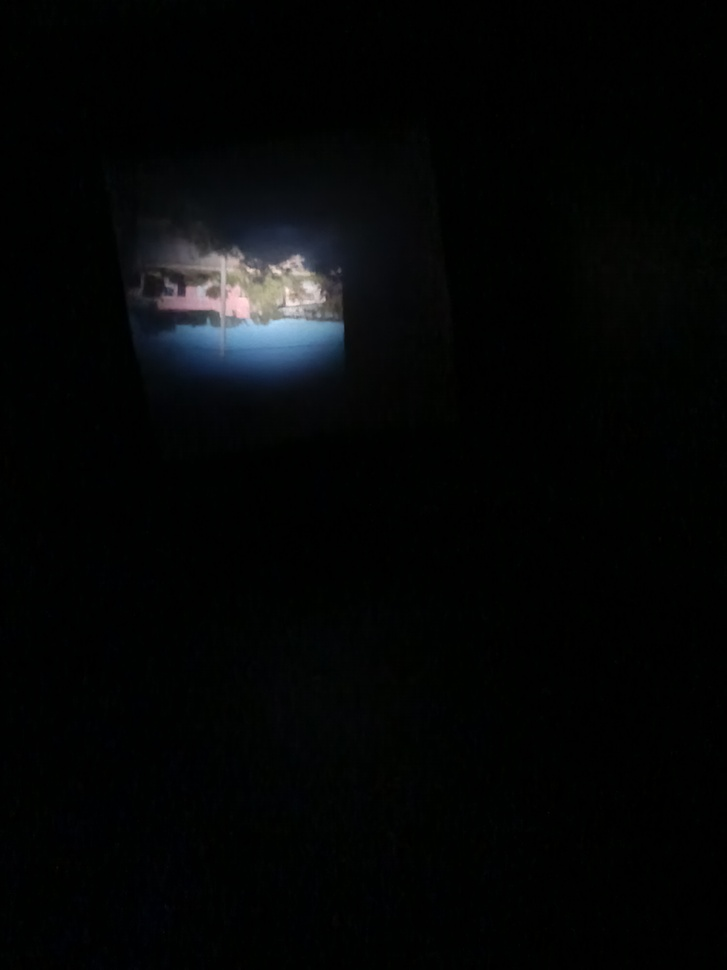
#> input picture 006/003 - LAB/imagenes/originales/camara_oscura.jpg, 727 x 970 px, shrunk from 3000 x 4000 before the run; its folder holds 5 pictures in this run
$ jupyter execute camaraOscura.ipynb   (shell and % lines are left out)
#> lines starting #> are read from the running program, lines starting #| are printed output that depends on the picture; after the words box and inside, x2 and y2 are one past the last pixel; in counts of white or black regions, pixels touching at a corner belong together
# TP006 — Fotografía Digital
## Parte 1: Cámara Oscura Estenopeica
### Procesamiento: Rotación → Recorte automático → Ecualización HSV

**Alumno:** Farfán Eduardo
**Materia:** Procesamiento Digital de Imágenes
**Fecha:** 13 Mayo 2026

---
##  Importaciones y configuración

[cell 1]
import cv2
import numpy as np
import matplotlib.pyplot as plt
from pathlib import Path
from ipywidgets import interact, IntSlider

# ── Rutas ──────────────────────────────────────────────────────────────────
carpeta_originales = Path("imagenes/originales")
carpeta_procesadas = Path("imagenes/procesadas")
carpeta_procesadas.mkdir(parents=True, exist_ok=True)

# ── Nombre de tu imagen de cámara oscura ───────────────────────────────────
NOMBRE_IMAGEN = "camara_oscura.jpg"   # ← cambiá este nombre por el tuyo

print("Carpeta originales:", carpeta_originales.resolve())
print("Carpeta procesadas:", carpeta_procesadas.resolve())

---
## 1. Funciones auxiliares

[cell 2]
def cargar_rgb(ruta):
    """Lee una imagen y la devuelve en RGB."""
    img_bgr = cv2.imread(str(ruta), cv2.IMREAD_COLOR)
#> img_bgr is the input picture: shape (970, 727, 3); mean B, G, R 6.6, 6.3, 5
    if img_bgr is None:
        raise FileNotFoundError(f"No se pudo leer: {ruta}")
    return cv2.cvtColor(img_bgr, cv2.COLOR_BGR2RGB)


def guardar_rgb(ruta, img_rgb):
    """Guarda una imagen RGB en disco."""
    cv2.imwrite(str(ruta), cv2.cvtColor(img_rgb, cv2.COLOR_RGB2BGR))


def mostrar_imagen(img, titulo=""):
    """Muestra una imagen con título."""
    plt.figure(figsize=(7, 6), constrained_layout=True)
    cmap = "gray" if img.ndim == 2 else None
    plt.imshow(img, cmap=cmap)
    plt.title(titulo, fontweight="bold", loc="left")
    plt.axis("on")
    plt.show()


def mostrar_comparacion(img_izq, img_der, titulo_izq, titulo_der):
    """Comparación lado a lado de dos imágenes."""
    fig, ejes = plt.subplots(1, 2, figsize=(13, 6), constrained_layout=True)
    for ax, img, titulo in zip(ejes, [img_izq, img_der], [titulo_izq, titulo_der]):
        cmap = "gray" if img.ndim == 2 else None
        ax.imshow(img, cmap=cmap)
        ax.set_title(titulo, fontweight="bold", loc="left")
        ax.axis("off")
    plt.show()


def mostrar_histograma(img, titulo="Histograma"):
    """Histograma en escala de grises de una imagen color o gris."""
    gris = img if img.ndim == 2 else cv2.cvtColor(img, cv2.COLOR_RGB2GRAY)
    hist, bordes = np.histogram(gris.flatten(), bins=256, range=[0, 256])
    plt.figure(figsize=(10, 3), constrained_layout=True)
    plt.plot(bordes[:-1], hist, color="steelblue")
    plt.fill_between(bordes[:-1], hist, alpha=0.3, color="steelblue")
    plt.title(titulo, fontweight="bold", loc="left")
    plt.xlabel("Intensidad")
    plt.ylabel("Píxeles")
    plt.xlim(0, 255)
    plt.grid(alpha=0.3)
    plt.show()


def mostrar_histogramas_comparados(img_antes, img_despues,
                                    titulo_antes="Antes",
                                    titulo_despues="Después"):
    """Muestra dos histogramas uno al lado del otro para comparar."""
    fig, ejes = plt.subplots(1, 2, figsize=(13, 3), constrained_layout=True)
    for ax, img, titulo in zip(ejes,
                                [img_antes, img_despues],
                                [titulo_antes, titulo_despues]):
        gris = img if img.ndim == 2 else cv2.cvtColor(img, cv2.COLOR_RGB2GRAY)
        hist, bordes = np.histogram(gris.flatten(), bins=256, range=[0, 256])
        ax.plot(bordes[:-1], hist, color="steelblue")
        ax.fill_between(bordes[:-1], hist, alpha=0.3, color="steelblue")
        ax.set_title(titulo, fontweight="bold", loc="left")
        ax.set_xlabel("Intensidad")
        ax.set_ylabel("Píxeles")
        ax.set_xlim(0, 255)
        ax.grid(alpha=0.3)
    plt.show()


print("✓ Funciones auxiliares cargadas.")

---
## 2. Carga y diagnóstico inicial

[cell 3]
ruta = carpeta_originales / NOMBRE_IMAGEN
img_original = cargar_rgb(ruta)

h, w, c = img_original.shape
#> h = 970; w = 727; c = 3
print(f"Tamaño original: {w} x {h} x {c}  (ancho × alto × canales)")
#| Tamaño original: 727 x 970 x 3  (ancho × alto × canales)

mostrar_imagen(img_original, "Original — cámara oscura estenopeica")
mostrar_histograma(img_original, "Histograma original (canal gris)")
#> in mostrar_histograma, `hist, bordes = np.histogram(gris.flatten(), bins=256, range=[0, 256])`: hist = 256 values, max 393733 at index 1, min 0 at index 242, mean 2754.6; bordes = 257 values from 0 to 256

[cell 4]
# ── Diagnóstico e hipótesis ────────────────────────────────────────────────
diagnostico = (
    "La imagen está invertida a 180°. "
    "Presenta gran tamaño de  bordes oscuros producto del encuadre del dispositivo. "
    "El histograma muestra la mayoría de píxeles colapsados hacia intensidades bajas: "
    "bajo contraste global y ruido por escasez de luz en la captura."
)

hipotesis = (
    "Pipeline propuesto: "
    "1) Rotar 180° para corregir inversión. "
    "2) Recorte automático (umbralización + contorno mayor) para eliminar bordes negros. "
    "3) Suavizado bilateral (widget) para reducir ruido preservando bordes. "
    "4) Ecualización HSV sobre canal V para mejorar contraste sin alterar matiz ni saturación."
)

print("DIAGNÓSTICO:\n", diagnostico)
print("\nHIPÓTESIS:\n", hipotesis)

---
## 3. Paso 1 — Rotación 180°

La cámara oscura proyecta la imagen invertida debido a la propagación rectilínea de la luz a través del orificio estenopeico.

[cell 5]
img_rotada = cv2.rotate(img_original, cv2.ROTATE_180)
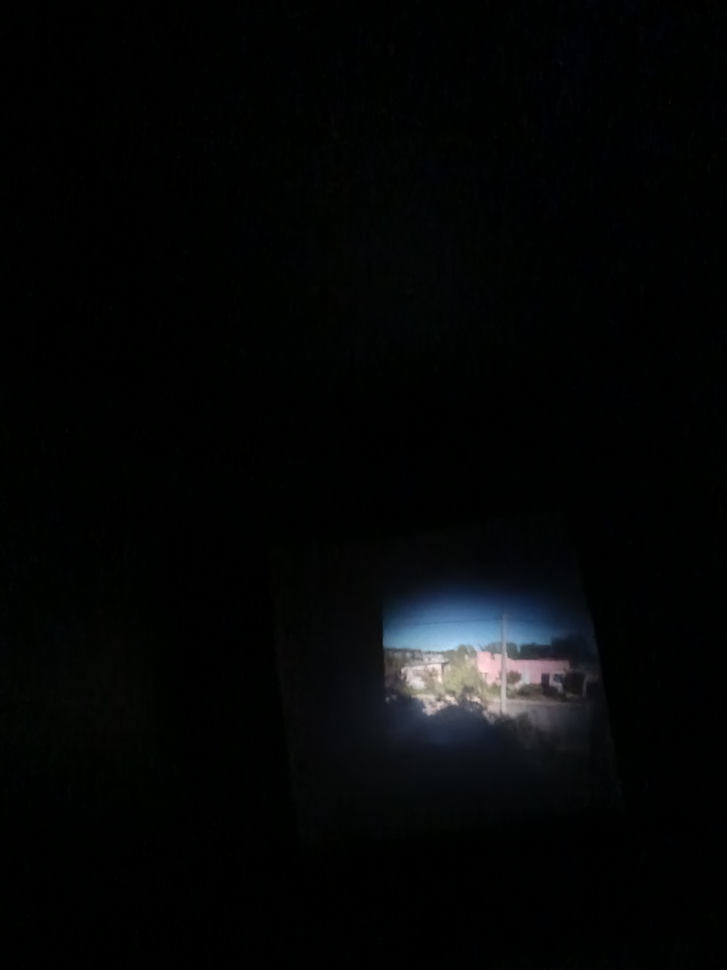
#> img_rotada: shape (970, 727, 3); mean R, G, B 5, 6.3, 6.6

mostrar_comparacion(
    img_original, img_rotada,
    "Original (invertida)", "Paso 1 — Rotación 180°"
)
#> the loop in mostrar_comparacion, `for ax, img, titulo in zip(ejes, [img_izq, img_der], [titulo_izq, titu..` made 2 passes
#> titulo on passes 1 to 2: 'Original (invertida)', 'Paso 1 — Rotación 180°'
print("Rotación aplicada correctamente.")

---
## 4. Paso 2 — Recorte automático de la región de interés (ROI)

Se binariza la imagen rotada con un umbral bajo para detectar la región iluminada,
se busca el contorno de mayor área y se extrae su bounding box con un margen de seguridad.

[cell 6]
def recorte_automatico(img_rgb, umbral_binario=30, margen=20):
    """
    Recorta la región útil de la imagen usando umbralización + contorno mayor.

    Parámetros
    ----------
    img_rgb         : imagen en RGB
    umbral_binario  : valor de corte para separar contenido de bordes negros (0–255)
    margen          : píxeles extra alrededor del bounding box detectado

    Retorna
    -------
    img_recortada   : imagen recortada en RGB
    (y1, y2, x1, x2): coordenadas del recorte aplicado
    """
#> called with umbral_binario = 30, margen = 20
    gris = cv2.cvtColor(img_rgb, cv2.COLOR_RGB2GRAY)

    # Binarización: píxeles con intensidad > umbral → región útil (blanco)
    _, mascara = cv2.threshold(gris, umbral_binario, 255, cv2.THRESH_BINARY)
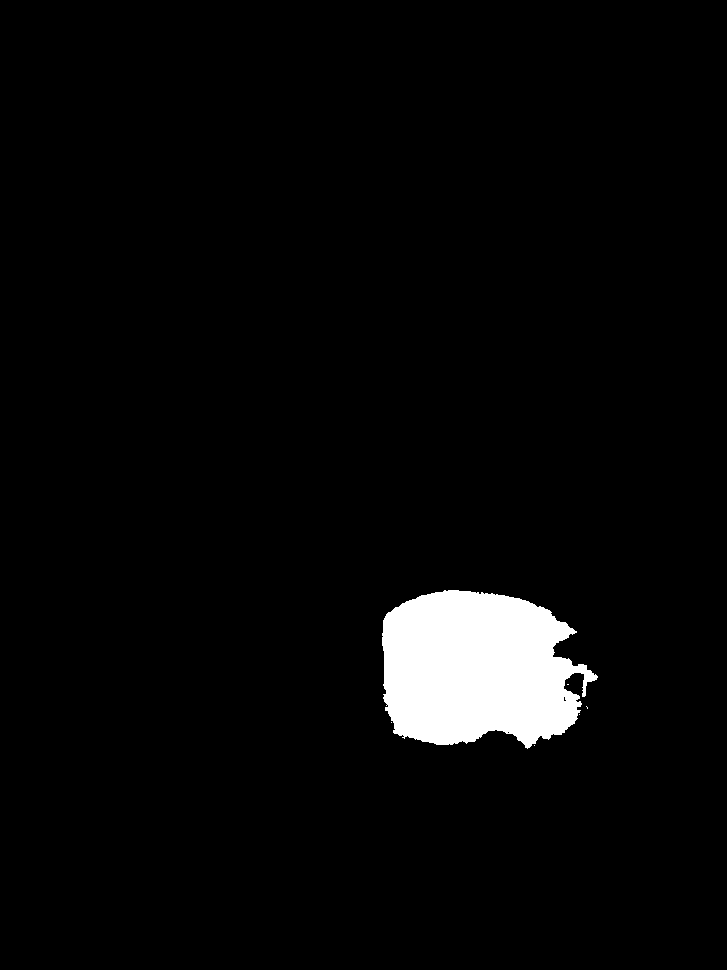
#> mascara: shape (970, 727); 3.7% white; 6 white regions (5 under 20 px)

    # Contorno más grande = región iluminada de la cámara oscura
    contornos, _ = cv2.findContours(
        mascara, cv2.RETR_EXTERNAL, cv2.CHAIN_APPROX_SIMPLE
    )
#> contornos = 6 contours, 5 with area under 20; largest, box (x1, y1, x2, y2) and area: (382, 590, 598, 749) 25468

    if not contornos:
        print("⚠ No se detectaron contornos. Devolviendo imagen original.")
        return img_rgb, (0, img_rgb.shape[0], 0, img_rgb.shape[1])

    c_mayor = max(contornos, key=cv2.contourArea)
#> c_mayor = contour of 401 points, box (x1, y1, x2, y2) (382, 590, 598, 749), area 25468
    x, y, w, h = cv2.boundingRect(c_mayor)
#> x = 382; y = 590; w = 216; h = 159

    # Aplicar margen con clipping para no salir de los límites
    H, W = img_rgb.shape[:2]
#> H = 970; W = 727
    y1 = max(0,     y - margen)
#> y1 = 570
    y2 = min(H,     y + h + margen)
#> y2 = 769
    x1 = max(0,     x - margen)
#> x1 = 362
    x2 = min(W,     x + w + margen)
#> x2 = 618

    return img_rgb[y1:y2, x1:x2].copy(), (y1, y2, x1, x2)


# ── Aplicar recorte ────────────────────────────────────────────────────────

img_recortada, coords = recorte_automatico(img_rotada, umbral_binario=30, margen=20)
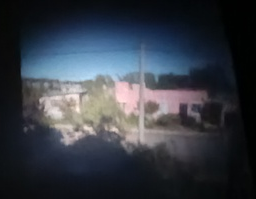
#> img_recortada: shape (199, 256, 3); mean R, G, B 54.3, 59.6, 68.5
#> coords = (570, 769, 362, 618)
y1, y2, x1, x2 = coords
#> y1 = 570; y2 = 769; x1 = 362; x2 = 618

print(f"Coordenadas del recorte: y=[{y1}:{y2}]  x=[{x1}:{x2}]")
#| Coordenadas del recorte: y=[570:769]  x=[362:618]
print(f"Tamaño después del recorte: {img_recortada.shape[1]} x {img_recortada.shape[0]}")
#| Tamaño después del recorte: 256 x 199

mostrar_comparacion(
    img_rotada, img_recortada,
    "Rotada (con bordes oscuros)", "Paso 2 — Recorte automático ROI"
)
#> the loop in mostrar_comparacion (call 2), `for ax, img, titulo in zip(ejes, [img_izq, img_der], [titulo_izq, titu..` made 2 passes
#> titulo on passes 1 to 2: 'Rotada (con bordes oscuros)', 'Paso 2 — Recorte automático ROI'
mostrar_histograma(img_recortada, "Histograma post-recorte")
#> call 2 of mostrar_histograma, with titulo = 'Histograma post-recorte'
#> in mostrar_histograma (call 2), `gris = img if img.ndim == 2 else cv2.cvtColor(img, cv2.COLOR_RGB2GRAY)`:
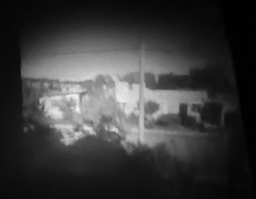
#> gris: shape (199, 256); min 0, max 245, mean 59
#> in mostrar_histograma (call 2), `hist, bordes = np.histogram(gris.flatten(), bins=256, range=[0, 256])`: hist = 256 values, max 2295 at index 1, min 0 at index 242, mean 199
#> the sliders are set to sigma = 30

---
## 5. Paso 3 — Suavizado bilateral (exploración con widget)

El filtro bilateral suaviza el ruido preservando los bordes porque combina
cercanía espacial y similitud tonal. `sigmaColor` y `sigmaSpace` controlan
cuánto peso se da a vecinos lejanos en intensidad o en posición.

[cell 7]
def explorar_bilateral(img):
    """Widget para explorar el parámetro sigma del filtro bilateral."""
    def _aplicar(sigma):
#> called with sigma = 30
        filtrada = cv2.bilateralFilter(img, d=9, sigmaColor=sigma, sigmaSpace=sigma)
        fig, ejes = plt.subplots(1, 2, figsize=(13, 5), constrained_layout=True)
        ejes[0].imshow(img)
        ejes[0].set_title("Sin suavizado", fontweight="bold", loc="left")
        ejes[0].axis("off")
        ejes[1].imshow(filtrada)
        ejes[1].set_title(f"Bilateral  sigma={sigma}", fontweight="bold", loc="left")
        ejes[1].axis("off")
        plt.show()
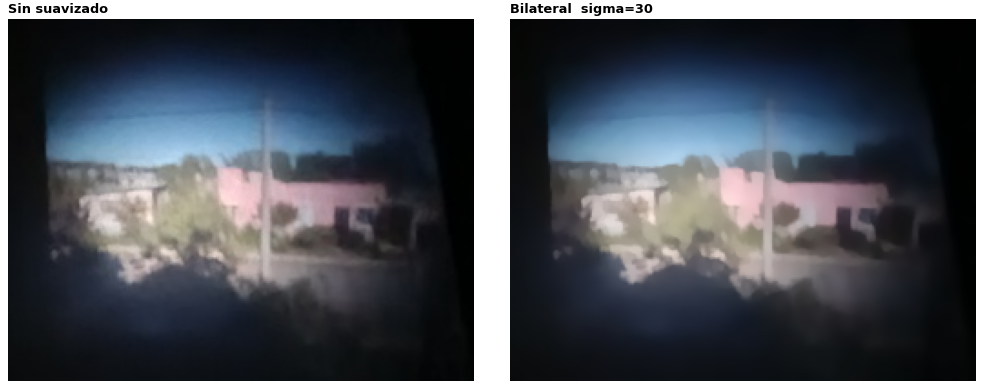
#> figure drawn by matplotlib, 2 panels

    interact(
        _aplicar,
        sigma=IntSlider(min=10, max=100, step=10, value=30, description="Sigma:")
    )

explorar_bilateral(img_recortada)

[cell 8]
# ── Elegir sigma observado en el widget y aplicar ──────────────────────────
SIGMA_ELEGIDO = 70

img_suavizada = cv2.bilateralFilter(
    img_recortada, d=9, # el tamaño del kernel se mantiene fijo
    sigmaColor=SIGMA_ELEGIDO,
    sigmaSpace=SIGMA_ELEGIDO
)

mostrar_imagen(img_suavizada, f"Paso 3 — Suavizado bilateral  sigma={SIGMA_ELEGIDO}")
print(f"Sigma bilateral elegido: {SIGMA_ELEGIDO}")

---
## 6. Paso 4 — Ecualización HSV (canal V)

### ¿Por qué se ecualiza el canal V y no RGB directamente?

Ecualizar los tres canales RGB por separado altera el balance de color porque
modifica la relación entre R, G y B de forma independiente, produciendo
cambios de matiz no deseados.

Convertir a HSV y ecualizar solo el canal **V** (Valor/Brillo) permite mejorar
el contraste lumínico **sin tocar el matiz (H) ni la saturación (S)**,
preservando los colores originales de la escena.

[cell 9]
def ecualizacion_hsv(img_rgb):
    """
    Ecualiza el histograma únicamente sobre el canal V del espacio HSV.

    Proceso
    -------
    1. RGB → HSV
    2. Separar canales H, S, V
    3. Ecualizar canal V  (cv2.equalizeHist)
    4. Recomponer HSV y convertir a RGB

    Retorna
    -------
    img_ecualizada : imagen resultante en RGB
    h, s, v        : canal H original
    h, s, v_eq     : canal V ecualizado
    """
    # Paso 1 y 2: RGB → HSV y separar canales
    img_bgr = cv2.cvtColor(img_rgb, cv2.COLOR_RGB2BGR)
#> img_bgr: shape (199, 256, 3)
    img_hsv = cv2.cvtColor(img_bgr, cv2.COLOR_BGR2HSV)
#> img_hsv: shape (199, 256, 3); mean H, S, V 99.2, 90.8, 71.2
    canal_h, canal_s, canal_v = cv2.split(img_hsv)
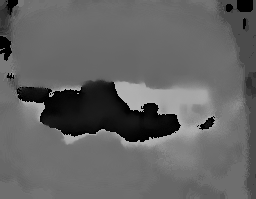
#> canal_h: shape (199, 256); min 0, max 179, mean 99.2
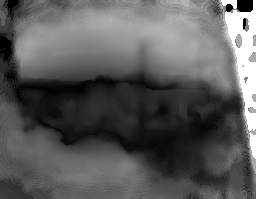
#> canal_s: shape (199, 256); min 0, max 255, mean 90.8

    # Paso 3: ecualizar SOLO el canal V
    #canal_v_eq = cv2.equalizeHist(canal_v)
    clahe = cv2.createCLAHE(clipLimit=1.5, tileGridSize=(16, 16))
    canal_v_eq = clahe.apply(canal_v)
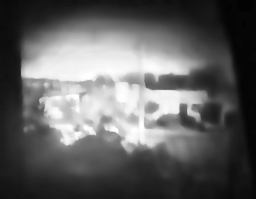
#> canal_v_eq: shape (199, 256); min 3, max 255, mean 97.2

    # Paso 4: recomponer y convertir de vuelta a RGB
    img_hsv_eq  = cv2.merge([canal_h, canal_s, canal_v_eq])
#> img_hsv_eq: shape (199, 256, 3); mean H, S, V 99.2, 90.8, 97.2
    img_eq_bgr  = cv2.cvtColor(img_hsv_eq, cv2.COLOR_HSV2BGR)
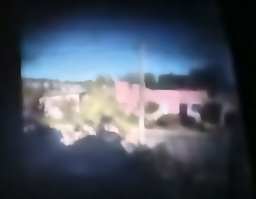
#> img_eq_bgr: shape (199, 256, 3); mean B, G, R 93.6, 80.2, 72.2
    img_eq_rgb  = cv2.cvtColor(img_eq_bgr, cv2.COLOR_BGR2RGB)

    return img_eq_rgb, canal_h, canal_s, canal_v, canal_v_eq


img_ecualizada, ch, cs, cv_orig, cv_eq = ecualizacion_hsv(img_suavizada)

print("Ecualización HSV aplicada.")
mostrar_comparacion(
    img_suavizada, img_ecualizada,
    "Antes de ecualizar (suavizada)",
    "Paso 4 — Ecualización HSV (canal V)"
)

---
## 7. Comparación de histogramas: canal V antes y después

[cell 10]
fig, ejes = plt.subplots(1, 2, figsize=(13, 3), constrained_layout=True)

for ax, canal, titulo, color in zip(
    ejes,
    [cv_orig, cv_eq],
    ["Canal V — Antes de ecualizar", "Canal V — Después de ecualizar"],
    ["steelblue", "steelblue"]
):
    hist, bordes = np.histogram(canal.flatten(), bins=256, range=[0, 256])
    ax.plot(bordes[:-1], hist, color=color)
    ax.fill_between(bordes[:-1], hist, alpha=0.3, color=color)
    ax.set_title(titulo, fontweight="bold", loc="left")
    ax.set_xlabel("Intensidad")
    ax.set_ylabel("Píxeles")
    ax.set_xlim(0, 255)
    ax.grid(alpha=0.3)
#> this loop made 2 passes

plt.suptitle("Efecto de la ecualización sobre el canal V", fontweight="bold")
plt.show()
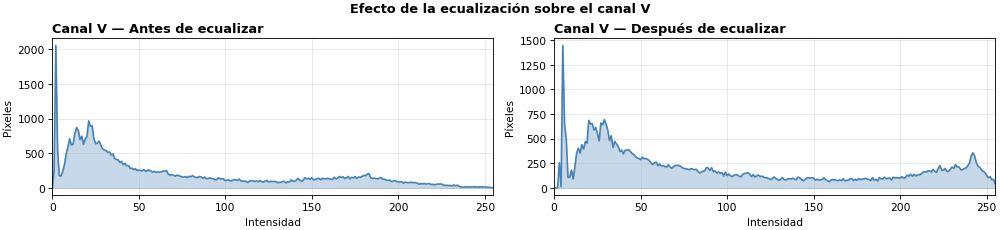
#> figure drawn by matplotlib, 2 panels; panel 1: curve peaks at x = 2, y = 2054; panel 2: curve peaks at x = 5, y = 1447

---
## 8. Visualización de canales H, S, V

[cell 11]
fig, ejes = plt.subplots(2, 3, figsize=(14, 8), constrained_layout=True)
fig.suptitle("Canales HSV — antes y después de ecualizar V", fontweight="bold")

canales_orig  = [ch, cs, cv_orig]
nombres_orig  = ["H (Matiz)", "S (Saturación)", "V — original"]
canales_eq    = [ch, cs, cv_eq]
nombres_eq    = ["H (sin cambio)", "S (sin cambio)", "V — ecualizado"]

for i, (canal, nombre) in enumerate(zip(canales_orig, nombres_orig)):
    ejes[0, i].imshow(canal, cmap="gray")
    ejes[0, i].set_title(nombre, fontweight="bold", loc="left")
    ejes[0, i].axis("off")
#> this loop made 3 passes

for i, (canal, nombre) in enumerate(zip(canales_eq, nombres_eq)):
    ejes[1, i].imshow(canal, cmap="gray")
    ejes[1, i].set_title(nombre, fontweight="bold", loc="left")
    ejes[1, i].axis("off")
#> this loop made 3 passes

plt.show()

---
## 9. Resultado final — imagen completa del pipeline

[cell 12]
fig, ejes = plt.subplots(1, 3, figsize=(17, 6), constrained_layout=True)
fig.suptitle("Pipeline completo — Cámara Oscura", fontweight="bold", fontsize=14)

datos = [
    (img_recortada, "Original recortada"),
    (img_suavizada, f"Suavizada  (σ={SIGMA_ELEGIDO})"),
    (img_ecualizada, "Ecualización HSV (canal V)"),
]

for ax, (img, titulo) in zip(ejes, datos):
    ax.imshow(img)
    ax.set_title(titulo, fontweight="bold", loc="left")
    ax.axis("off")
#> this loop made 3 passes
#> titulo on passes 1 to 3: 'Original recortada', 'Suavizada  (σ=70)', 'Ecualización HSV (canal V)'

plt.show()

# Guardar resultado
ruta_salida = carpeta_procesadas / "camara_oscura_ecualizada.jpg"
guardar_rgb(ruta_salida, img_ecualizada)
print(f"Imagen guardada en: {ruta_salida.resolve()}")
